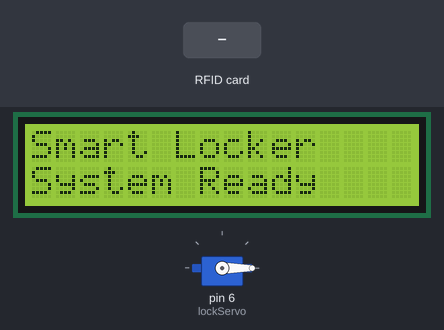
Bench run of a sketch on a simulated Arduino Uno, built with avr-gcc and run on an emulated ATmega328P. On the bench: 16×2 character LCD, servo. The inputs (shaded band) are chosen by the test bench.

Above: at 0.2 s.
At 3.3 s:
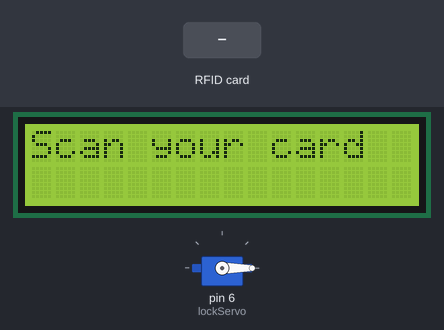
3.4 s: RFID card 63 A9 F2 1A held to the reader
At 4.0 s:
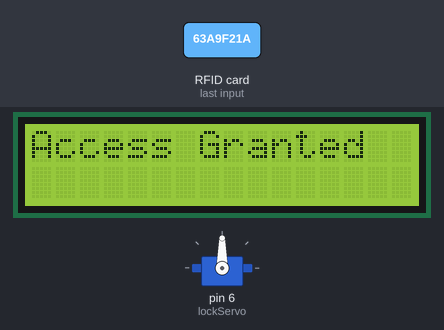
Timing chart, 0 to 8.0 s (numbered marks = the images above; inputs shaded):
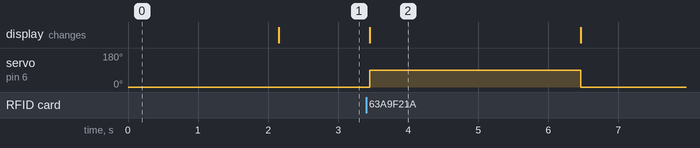

Measured:
- after the input at 3.4 s, servo on pin 6 (lockServo): 0° → 90° after 0.05 s, → 0° 3.0 s later; the display: changes after 0.05 s (image 2)

The sketch:

Arduino_code.ino.ino
```cpp
#include <SPI.h>
#include <MFRC522.h>
#include <Wire.h>
#include <LiquidCrystal_I2C.h>
#include <Servo.h>

#define SS_PIN 10
#define RST_PIN 9

MFRC522 rfid(SS_PIN, RST_PIN);

LiquidCrystal_I2C lcd(0x27, 16, 2);

Servo lockServo;

// Authorized RFID Card UID
byte authorizedCard[4] = {0x63, 0xA9, 0xF2, 0x1A};

void setup() {

  Serial.begin(9600);

  SPI.begin();

  rfid.PCD_Init();

  lcd.init();

  lcd.backlight();

  lockServo.attach(6);

  // Locker initially locked
  lockServo.write(0);

  lcd.setCursor(0,0);
  lcd.print("Smart Locker");

  lcd.setCursor(0,1);
  lcd.print("System Ready");

  delay(2000);

  lcd.clear();
}

void loop() {

  lcd.setCursor(0,0);
  lcd.print("Scan your card");

  // Wait until RFID card is tapped
  if (!rfid.PICC_IsNewCardPresent()) {
    return;
  }

  if (!rfid.PICC_ReadCardSerial()) {
    return;
  }

  bool accessGranted = true;

  // Compare scanned UID with authorized UID
  for (int i = 0; i < 4; i++) {

    if (rfid.uid.uidByte[i] != authorizedCard[i]) {

      accessGranted = false;

      break;
    }
  }

  lcd.clear();

  // Authorized card detected
  if (accessGranted) {

    lcd.setCursor(0,0);

    lcd.print("Access Granted");

    // Unlock locker
    lockServo.write(90);

    delay(3000);

    // Lock again
    lockServo.write(0);

    lcd.clear();

    lcd.setCursor(0,0);

    lcd.print("Scan your card");

    delay(2000);
  }

  // Unauthorized card
  else {

    lcd.setCursor(0,0);

    lcd.print("Access Denied");

    delay(2000);
  }

  lcd.clear();

  // Stop reading current card
  rfid.PICC_HaltA();
}
```
